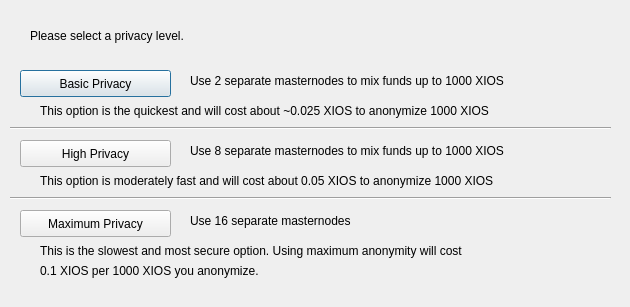
<?xml version="1.0" encoding="UTF-8"?>
<ui version="4.0">
 <class>DarksendConfig</class>
 <widget class="QDialog" name="DarksendConfig">
  <property name="geometry">
   <rect>
    <x>0</x>
    <y>0</y>
    <width>630</width>
    <height>307</height>
   </rect>
  </property>
  <property name="windowTitle">
   <string>Configure Darksend</string>
  </property>
  <widget class="QPushButton" name="buttonBasic">
   <property name="geometry">
    <rect>
     <x>20</x>
     <y>70</y>
     <width>151</width>
     <height>27</height>
    </rect>
   </property>
   <property name="text">
    <string>Basic Privacy</string>
   </property>
  </widget>
  <widget class="QPushButton" name="buttonHigh">
   <property name="geometry">
    <rect>
     <x>20</x>
     <y>140</y>
     <width>151</width>
     <height>27</height>
    </rect>
   </property>
   <property name="text">
    <string>High Privacy</string>
   </property>
  </widget>
  <widget class="QPushButton" name="buttonMax">
   <property name="geometry">
    <rect>
     <x>20</x>
     <y>210</y>
     <width>151</width>
     <height>27</height>
    </rect>
   </property>
   <property name="text">
    <string>Maximum Privacy</string>
   </property>
  </widget>
  <widget class="QLabel" name="label">
   <property name="geometry">
    <rect>
     <x>30</x>
     <y>20</y>
     <width>571</width>
     <height>31</height>
    </rect>
   </property>
   <property name="text">
    <string>Please select a privacy level.</string>
   </property>
  </widget>
  <widget class="QLabel" name="label_2">
   <property name="geometry">
    <rect>
     <x>190</x>
     <y>70</y>
     <width>421</width>
     <height>21</height>
    </rect>
   </property>
   <property name="text">
    <string>Use 2 separate masternodes to mix funds up to 1000 XIOS</string>
   </property>
  </widget>
  <widget class="QLabel" name="label_3">
   <property name="geometry">
    <rect>
     <x>190</x>
     <y>140</y>
     <width>411</width>
     <height>21</height>
    </rect>
   </property>
   <property name="text">
    <string>Use 8 separate masternodes to mix funds up to 1000 XIOS</string>
   </property>
  </widget>
  <widget class="QLabel" name="label_4">
   <property name="geometry">
    <rect>
     <x>190</x>
     <y>210</y>
     <width>421</width>
     <height>21</height>
    </rect>
   </property>
   <property name="text">
    <string>Use 16 separate masternodes</string>
   </property>
  </widget>
  <widget class="QLabel" name="label_6">
   <property name="geometry">
    <rect>
     <x>40</x>
     <y>100</y>
     <width>561</width>
     <height>21</height>
    </rect>
   </property>
   <property name="text">
    <string>This option is the quickest and will cost about ~0.025 XIOS to anonymize 1000 XIOS</string>
   </property>
  </widget>
  <widget class="QLabel" name="label_7">
   <property name="geometry">
    <rect>
     <x>40</x>
     <y>170</y>
     <width>561</width>
     <height>21</height>
    </rect>
   </property>
   <property name="text">
    <string>This option is moderately fast and will cost about 0.05 XIOS to anonymize 1000 XIOS</string>
   </property>
  </widget>
  <widget class="QLabel" name="label_8">
   <property name="geometry">
    <rect>
     <x>40</x>
     <y>240</y>
     <width>561</width>
     <height>21</height>
    </rect>
   </property>
   <property name="text">
    <string>This is the slowest and most secure option. Using maximum anonymity will cost</string>
   </property>
  </widget>
  <widget class="QLabel" name="label_9">
   <property name="geometry">
    <rect>
     <x>40</x>
     <y>260</y>
     <width>561</width>
     <height>21</height>
    </rect>
   </property>
   <property name="text">
    <string>0.1 XIOS per 1000 XIOS you anonymize.</string>
   </property>
  </widget>
  <widget class="Line" name="line">
   <property name="geometry">
    <rect>
     <x>10</x>
     <y>120</y>
     <width>601</width>
     <height>16</height>
    </rect>
   </property>
   <property name="orientation">
    <enum>Qt::Horizontal</enum>
   </property>
  </widget>
  <widget class="Line" name="line_2">
   <property name="geometry">
    <rect>
     <x>10</x>
     <y>190</y>
     <width>601</width>
     <height>16</height>
    </rect>
   </property>
   <property name="orientation">
    <enum>Qt::Horizontal</enum>
   </property>
  </widget>
 </widget>
 <resources/>
 <connections/>
</ui>
